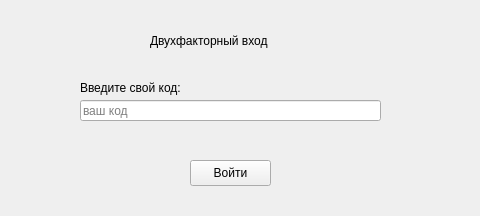
<?xml version="1.0" encoding="UTF-8"?>
<ui version="4.0">
 <class>Form</class>
 <widget class="QWidget" name="Form">
  <property name="geometry">
   <rect>
    <x>0</x>
    <y>0</y>
    <width>480</width>
    <height>216</height>
   </rect>
  </property>
  <property name="windowTitle">
   <string>Form</string>
  </property>
  <widget class="QPushButton" name="enter">
   <property name="geometry">
    <rect>
     <x>190</x>
     <y>160</y>
     <width>81</width>
     <height>26</height>
    </rect>
   </property>
   <property name="text">
    <string>Войти</string>
   </property>
  </widget>
  <widget class="QLabel" name="label">
   <property name="geometry">
    <rect>
     <x>80</x>
     <y>80</y>
     <width>151</width>
     <height>16</height>
    </rect>
   </property>
   <property name="text">
    <string>Введите свой код:</string>
   </property>
  </widget>
  <widget class="QLabel" name="message">
   <property name="geometry">
    <rect>
     <x>140</x>
     <y>170</y>
     <width>201</width>
     <height>16</height>
    </rect>
   </property>
   <property name="text">
    <string/>
   </property>
  </widget>
  <widget class="QLineEdit" name="login">
   <property name="geometry">
    <rect>
     <x>80</x>
     <y>100</y>
     <width>301</width>
     <height>21</height>
    </rect>
   </property>
   <property name="placeholderText">
    <string>ваш код</string>
   </property>
  </widget>
  <widget class="QLabel" name="label_2">
   <property name="geometry">
    <rect>
     <x>150</x>
     <y>30</y>
     <width>181</width>
     <height>21</height>
    </rect>
   </property>
   <property name="text">
    <string>Двухфакторный вход</string>
   </property>
  </widget>
 </widget>
 <resources/>
 <connections/>
</ui>
